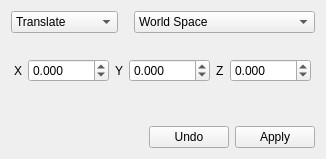
<?xml version="1.0" encoding="UTF-8"?>
<ui version="4.0">
 <class>DeltaTransformDlg</class>
 <widget class="QDialog" name="DeltaTransformDlg">
  <property name="geometry">
   <rect>
    <x>0</x>
    <y>0</y>
    <width>326</width>
    <height>159</height>
   </rect>
  </property>
  <property name="minimumSize">
   <size>
    <width>0</width>
    <height>0</height>
   </size>
  </property>
  <property name="maximumSize">
   <size>
    <width>1000</width>
    <height>1000</height>
   </size>
  </property>
  <property name="windowTitle">
   <string>Delta Transform</string>
  </property>
  <property name="windowIcon">
   <iconset resource="../../../../Tools/Libs/GuiFoundation/QtResources/resources.qrc">
    <normaloff>:/GuiFoundation/XII-Logo.svg</normaloff>:/GuiFoundation/XII-Logo.svg</iconset>
  </property>
  <layout class="QVBoxLayout" name="verticalLayout">
   <item>
    <layout class="QHBoxLayout" name="horizontalLayout_3">
     <item>
      <widget class="QComboBox" name="ComboMode">
       <item>
        <property name="text">
         <string>Translate</string>
        </property>
       </item>
       <item>
        <property name="text">
         <string>Rotate X</string>
        </property>
       </item>
       <item>
        <property name="text">
         <string>Rotate Y</string>
        </property>
       </item>
       <item>
        <property name="text">
         <string>Rotate Z</string>
        </property>
       </item>
       <item>
        <property name="text">
         <string>Scale</string>
        </property>
       </item>
       <item>
        <property name="text">
         <string>Uniform Scale</string>
        </property>
       </item>
      </widget>
     </item>
     <item>
      <spacer name="horizontalSpacer_2">
       <property name="orientation">
        <enum>Qt::Horizontal</enum>
       </property>
       <property name="sizeType">
        <enum>QSizePolicy::Expanding</enum>
       </property>
       <property name="sizeHint" stdset="0">
        <size>
         <width>40</width>
         <height>20</height>
        </size>
       </property>
      </spacer>
     </item>
     <item>
      <widget class="QComboBox" name="ComboSpace">
       <item>
        <property name="text">
         <string>World Space</string>
        </property>
       </item>
       <item>
        <property name="text">
         <string>Local Space - Last Selected</string>
        </property>
       </item>
       <item>
        <property name="text">
         <string>Local Space - Each Item</string>
        </property>
       </item>
      </widget>
     </item>
    </layout>
   </item>
   <item>
    <spacer name="verticalSpacer_2">
     <property name="orientation">
      <enum>Qt::Vertical</enum>
     </property>
     <property name="sizeType">
      <enum>QSizePolicy::Fixed</enum>
     </property>
     <property name="sizeHint" stdset="0">
      <size>
       <width>20</width>
       <height>20</height>
      </size>
     </property>
    </spacer>
   </item>
   <item>
    <layout class="QHBoxLayout" name="horizontalLayout_2">
     <item>
      <spacer name="horizontalSpacer_4">
       <property name="orientation">
        <enum>Qt::Horizontal</enum>
       </property>
       <property name="sizeHint" stdset="0">
        <size>
         <width>40</width>
         <height>20</height>
        </size>
       </property>
      </spacer>
     </item>
     <item>
      <widget class="QLabel" name="Label1">
       <property name="text">
        <string>X</string>
       </property>
      </widget>
     </item>
     <item>
      <widget class="QDoubleSpinBox" name="Value1">
       <property name="decimals">
        <number>3</number>
       </property>
       <property name="minimum">
        <double>-1000.000000000000000</double>
       </property>
       <property name="maximum">
        <double>1000.000000000000000</double>
       </property>
       <property name="singleStep">
        <double>1.000000000000000</double>
       </property>
      </widget>
     </item>
     <item>
      <widget class="QLabel" name="Label2">
       <property name="text">
        <string>Y</string>
       </property>
      </widget>
     </item>
     <item>
      <widget class="QDoubleSpinBox" name="Value2">
       <property name="decimals">
        <number>3</number>
       </property>
       <property name="minimum">
        <double>-1000.000000000000000</double>
       </property>
       <property name="maximum">
        <double>1000.000000000000000</double>
       </property>
      </widget>
     </item>
     <item>
      <widget class="QLabel" name="Label3">
       <property name="text">
        <string>Z</string>
       </property>
      </widget>
     </item>
     <item>
      <widget class="QDoubleSpinBox" name="Value3">
       <property name="decimals">
        <number>3</number>
       </property>
       <property name="minimum">
        <double>-1000.000000000000000</double>
       </property>
       <property name="maximum">
        <double>1000.000000000000000</double>
       </property>
      </widget>
     </item>
     <item>
      <spacer name="horizontalSpacer_3">
       <property name="orientation">
        <enum>Qt::Horizontal</enum>
       </property>
       <property name="sizeHint" stdset="0">
        <size>
         <width>40</width>
         <height>20</height>
        </size>
       </property>
      </spacer>
     </item>
    </layout>
   </item>
   <item>
    <spacer name="verticalSpacer">
     <property name="orientation">
      <enum>Qt::Vertical</enum>
     </property>
     <property name="sizeHint" stdset="0">
      <size>
       <width>20</width>
       <height>25</height>
      </size>
     </property>
    </spacer>
   </item>
   <item>
    <layout class="QHBoxLayout" name="horizontalLayout">
     <item>
      <spacer name="horizontalSpacer">
       <property name="orientation">
        <enum>Qt::Horizontal</enum>
       </property>
       <property name="sizeHint" stdset="0">
        <size>
         <width>40</width>
         <height>20</height>
        </size>
       </property>
      </spacer>
     </item>
     <item>
      <widget class="QPushButton" name="ButtonUndo">
       <property name="text">
        <string>Undo</string>
       </property>
       <property name="autoDefault">
        <bool>false</bool>
       </property>
      </widget>
     </item>
     <item>
      <widget class="QPushButton" name="ButtonApply">
       <property name="text">
        <string>Apply</string>
       </property>
       <property name="autoDefault">
        <bool>false</bool>
       </property>
      </widget>
     </item>
    </layout>
   </item>
  </layout>
 </widget>
 <tabstops>
  <tabstop>ComboMode</tabstop>
  <tabstop>ComboSpace</tabstop>
  <tabstop>Value1</tabstop>
  <tabstop>Value2</tabstop>
  <tabstop>Value3</tabstop>
  <tabstop>ButtonUndo</tabstop>
  <tabstop>ButtonApply</tabstop>
 </tabstops>
 <resources>
  <include location="../QtResources/resources.qrc"/>
  <include location="../../../../Tools/Libs/GuiFoundation/QtResources/resources.qrc"/>
  <include location="../../../../Editor/EditorFramework/QtResources/resources.qrc"/>
 </resources>
 <connections/>
</ui>
